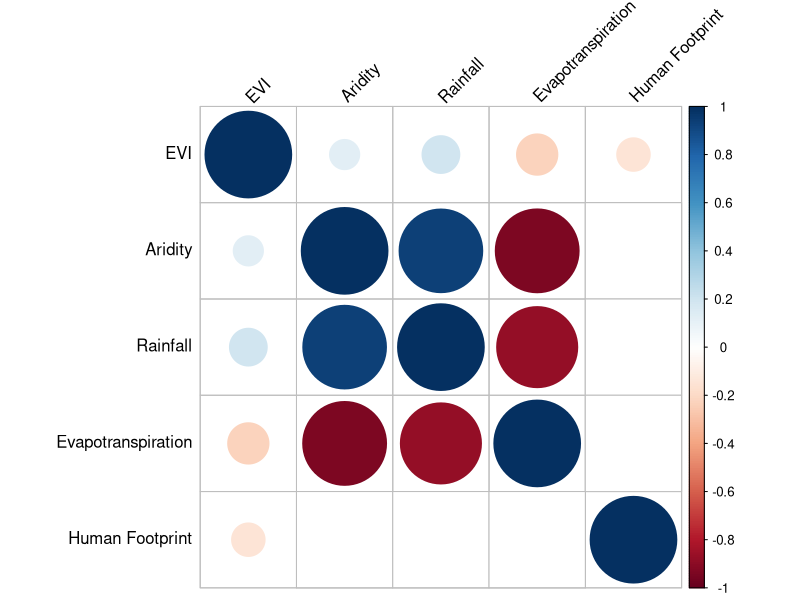

This chart was generated by the following R code: (Note: this script raises an error after producing the figure.)
library(ggplot2)
library(Hmisc)
library(corrplot)
library(zeallot)
library(boot)

# Reading Processed data
setwd("~/Research/Pioneer/Project/Predicting-Poverty/scripts/")
nl <- read.csv("../processed/nl_wealth_data.csv")
dhs <- read.csv("../data/dhs/rwanda_dhs_cluster.csv")
df <- merge(nl, dhs, by.x="id", by.y="DHSCLUST")
df <- df[, !(names(df) %in% c(
    "X", "DHSID", 
    "Rainfall_2015", "Malaria_2015", "ITN_Coverage_2015", 
    "Enhanced_Vegetation_Index_2015", "BUILT_Population_2014", 
    "All_Population_Density_2015", "All_Population_Density_2015",
    "All_Population_Count_2015"
    ))]

cat(str(df))

# Climatic and Environmental Variables
env <- df[c("Aridity", "Enhanced_Vegetation_Index_2010", 
     "Potential_Evapotranspiration", "Global_Human_Footprint",
     "Rainfall_2010"
     )]

colnames(env)[colnames(env) == 'Enhanced_Vegetation_Index_2010'] <- 'EVI'
colnames(env)[colnames(env) == 'Potential_Evapotranspiration'] <- 'Evapotranspiration'
colnames(env)[colnames(env) == 'Global_Human_Footprint'] <- 'Human Footprint'
colnames(env)[colnames(env) == 'Rainfall_2010'] <- 'Rainfall'

env_corr <- rcorr(as.matrix(env))
print("ENVIRONMENTAL:")
print(env_corr)
corrplot(env_corr$r, type = "full", order = "hclust", 
         tl.col = "black", tl.srt = 45, p.mat = env_corr$P, sig.level = 0.01, insig = "blank")

# OBSERVATION: Aridity, Rainfall, Evapotranspiration are highly correlated, choose best variable.

# TODO: Plotting Aridity, Rainfall, Evapotranspiration 

# Geographic/Positional Variables

geo <- df[c("Proximity_to_National_Borders", "Proximity_to_Protected_Areas", "Proximity_to_Water", "Travel_Times")]

colnames(geo)[colnames(geo) == 'Proximity_to_National_Borders'] <- 'National Borders'
colnames(geo)[colnames(geo) == 'Proximity_to_Protected_Areas'] <- 'Protected Areas'
colnames(geo)[colnames(geo) == 'Proximity_to_Water'] <- 'Water Bodies'
colnames(geo)[colnames(geo) == 'Travel_Times'] <- 'Nearest City'

geo_corr <- rcorr(as.matrix(geo))
print("GEOGRAPHIC:")
print(geo_corr)
corrplot(geo_corr$r, type = "full", order = "hclust", 
         tl.col = "black", tl.srt = 45, p.mat = geo_corr$P, sig.level = 0.01, insig = "blank")

# OBSERVATION: Negative correlation with Nearest City and National Borders, Protected Areas as such regions would be much further away from cities.

# TODO: Plotting Nearest City and National Borders, Protected Areas

# Socioeconomic Variables

de <- df[c("All_Population_Count_2010", "All_Population_Density_2010")]

colnames(de)[colnames(de) == 'All_Population_Count_2010'] <- 'Population'
colnames(de)[colnames(de) == 'All_Population_Density_2010'] <- 'Density'

de_corr <- rcorr(as.matrix(de))
print("DEMOGRAPHIC:")
print(de_corr)
corrplot(de_corr$r, type = "full", order = "hclust", 
         tl.col = "black", tl.srt = 45, p.mat = de_corr$P, sig.level = 0.01, insig = "blank")

# TODO: Clustering based on Density?

# Imaging Variables

night <- df[c("id", "mean")]
day <- read.csv("../processed/DHS_daytime.csv")

str()

df <- merge(nl, dhs, by.x="id", by.y="DHSCLUST")

colnames(im)[colnames(im) == 'mean'] <- 'Nightlight Mean Luminosity'
